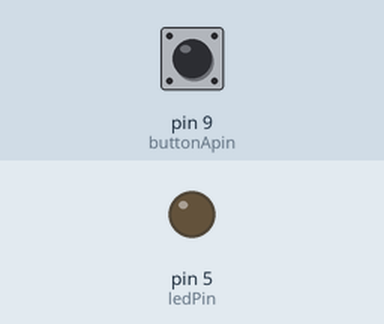
This sketch was run on a simulated Arduino Uno, built with avr-gcc and run on an emulated ATmega328P. Shown: output pins drawn as LEDs (lit = HIGH). Inputs (shaded band) come from the test bench; at power-on: pin 9 (buttonApin) HIGH.

Above: at 1.2 s.
1.3 s: pin 9 (buttonApin) pulled LOW for 0.15 s
At 1.4 s:
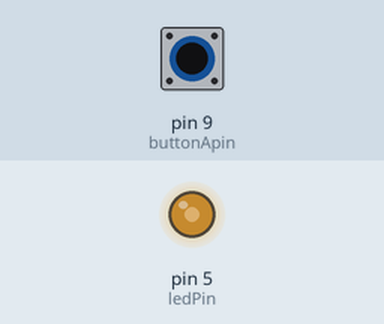
3.0 s: pin 9 (buttonApin) pulled LOW for 1 s
At 4.8 s:
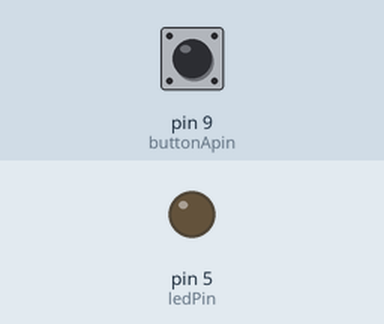
5.5 s: pin 9 (buttonApin) pulled LOW for 3.2 s
At 9.6 s:
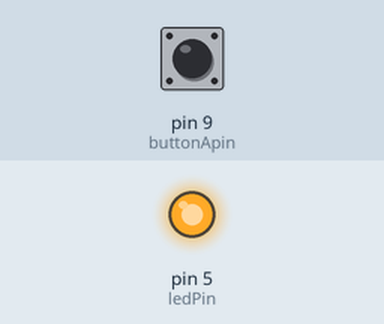
Timing chart, 0 to 11.1 s (numbered marks = the images above; inputs shaded):
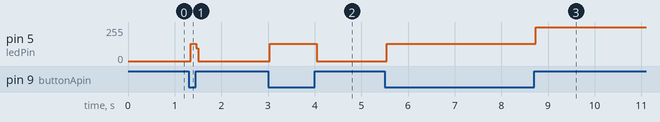

Measured:
- after the input at 1.3 s, pin 5 (ledPin): 0/255 → 129/255 at once, → 0/255 0.12 s later
- after the input at 3.0 s, pin 5 (ledPin): 0/255 → 129/255 at once, → 0/255 1.0 s later
- after the input at 5.5 s, pin 5 (ledPin): 0/255 → 129/255 at once, → 255/255 3.2 s later

The sketch:

Digital_Inputs.ino
```cpp
//www.elegoo.com
//2016.12.08

int ledPin = 5;
int buttonApin = 9;
int buttonBpin = 8;

byte leds = 0;

int state=0;

void setup()
{
  pinMode(ledPin, OUTPUT);
  pinMode(buttonApin, INPUT_PULLUP);
  pinMode(buttonBpin, INPUT_PULLUP);
}

void loop()
{
  if (digitalRead(buttonApin) == LOW)
  {
    if (state==0) {
      digitalWrite(ledPin, HIGH);
      state=1;
    } else if (state==1) {
      digitalWrite(ledPin, LOW);
      state=0;
    }

  }


/*
  if (digitalRead(buttonBpin) == LOW)
  {
    digitalWrite(ledPin, LOW);
  }
  */
}
```
